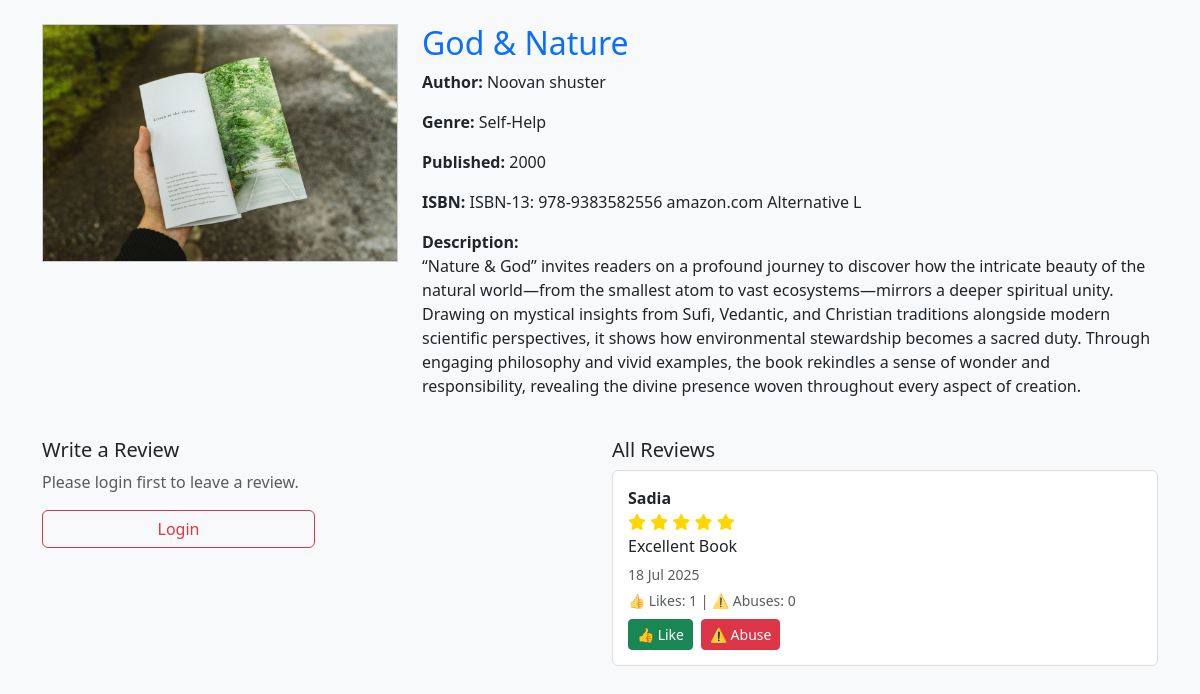
Screenshot of /user/book-details.php?id=3 with the database file from the repository.
### tables this page shows
CREATE TABLE `tblbooks` (
  `id` int(11) NOT NULL,
  `title` varchar(255) NOT NULL,
  `author` varchar(255) NOT NULL,
  `genre` varchar(100) NOT NULL,
  `publication_year` int(11) DEFAULT NULL,
  `isbn` varchar(50) DEFAULT NULL,
  `description` text DEFAULT NULL,
  `cover_image` varchar(255) DEFAULT NULL,
  `created_at` timestamp NOT NULL DEFAULT current_timestamp()
);

CREATE TABLE `tblreviews` (
  `id` int(11) NOT NULL,
  `user_id` int(11) NOT NULL,
  `book_id` int(11) NOT NULL,
  `rating` int(11) NOT NULL,
  `comment` text DEFAULT NULL,
  `created_at` timestamp NOT NULL DEFAULT current_timestamp(),
  `updated_at` timestamp NULL DEFAULT NULL
);

CREATE TABLE `tblusers` (
  `id` int(11) NOT NULL,
  `name` varchar(100) DEFAULT NULL,
  `email` varchar(100) DEFAULT NULL,
  `password` varchar(100) DEFAULT NULL,
  `profile_pic` varchar(100) DEFAULT NULL,
  `bio` text DEFAULT NULL,
  `created_at` timestamp NOT NULL DEFAULT current_timestamp()
);

### user/book-details.php (the view, shortened to what this page needs)
<?php
include '../dbconnection.php';
$book_id = (int)$_GET['id'];
$book_q = mysqli_query($conn, "SELECT * FROM tblbooks WHERE id=$book_id");
$book = mysqli_fetch_assoc($book_q);
$reviews = mysqli_query($conn, "
    SELECT r.*, u.name
    FROM tblreviews r
    JOIN tblusers u ON u.id = r.user_id
    WHERE r.book_id = $book_id
    ORDER BY r.created_at DESC
");
$user_review = null;
?>
<!DOCTYPE html>
<html lang="en">
<head>
  <link href="https://cdn.jsdelivr.net/npm/bootstrap@5.3.0/dist/css/bootstrap.min.css" rel="stylesheet">
  <link href="https://cdnjs.cloudflare.com/ajax/libs/font-awesome/6.4.0/css/all.min.css" rel="stylesheet">
</head>
<body>
<div class="container my-4">
  <div class="row">
    <div class="col-md-4">
      <?php if (!empty($book['cover_image']) && file_exists("../admin/uploads/{$book['cover_image']}")): ?>
        <img src="../admin/uploads/<?php echo $book['cover_image']; ?>" class="book-img" alt="Cover">
      <?php else: ?>
        <img src="default-cover.png" class="book-img" alt="No Cover">
      <?php endif; ?>
    </div>
    <div class="col-md-8">
      <h2 class="text-primary"><?php echo htmlspecialchars($book['title']); ?></h2>
      <p><strong>Author:</strong> <?php echo htmlspecialchars($book['author']); ?></p>
      <p><strong>Genre:</strong> <?php echo htmlspecialchars($book['genre']); ?></p>
      <p><strong>Published:</strong> <?php echo $book['publication_year']; ?></p>
      <p><strong>ISBN:</strong> <?php echo htmlspecialchars($book['isbn']); ?></p>
      <p><strong>Description:</strong><br><?php echo nl2br(htmlspecialchars($book['description'])); ?></p>
    </div>
  </div>
  <div class="row mt-4">
    <div class="col-md-6">
      <h5><?php echo $user_review ? 'Update Your Review' : 'Write a Review'; ?></h5>
      <?php if (isset($_SESSION['user_id'])): ?>
      <form method="post">
        <div class="mb-2">
          <label>Rating (1–5):</label>
          <select name="rating" class="form-select" required>
            <?php for ($i = 1; $i <= 5; $i++): ?>
              <option value="<?php echo $i; ?>" <?php echo ($user_review && $user_review['rating'] == $i) ? 'selected' : ''; ?>>
                <?php echo $i; ?> Star<?php echo $i > 1 ? 's' : ''; ?>
              </option>
            <?php endfor; ?>
          </select>
        </div>
        <div class="mb-2">
          <label>Comment:</label>
          <textarea name="comment" class="form-control" required><?php echo $user_review ? htmlspecialchars($user_review['comment']) : ''; ?></textarea>
        </div>
        <button type="submit" class="btn btn-primary w-100">Save Review</button>
      </form>
      <?php else: ?>
        <p class="text-muted">Please login first to leave a review.</p><a class="btn btn-outline-danger w-50" href="../user-login.php">Login</a>
      <?php endif; ?>
    </div>
    <div class="col-md-6">
      <h5>All Reviews</h5>
      <?php if (mysqli_num_rows($reviews) > 0): ?>
        <?php while ($r = mysqli_fetch_assoc($reviews)): ?>
          <div class="review-box">
            <strong><?php echo htmlspecialchars($r['name']); ?></strong>
            <div>
              <?php for ($i = 1; $i <= 5; $i++): ?>
                <i class="fas fa-star <?php echo $i <= $r['rating'] ? 'star' : ''; ?>"></i>
              <?php endfor; ?>
            </div>
            <p class="mb-1"><?php echo nl2br(htmlspecialchars($r['comment'])); ?></p>
            <small class="text-muted"><?php echo date("d M Y", strtotime($r['created_at'])); ?></small>
            <?php
              $rid = $r['id'];
              $likes = mysqli_fetch_assoc(mysqli_query($conn, "SELECT COUNT(*) as c FROM tblreview_feedback WHERE review_id=$rid AND action='like'"))['c'];
              $abuses = mysqli_fetch_assoc(mysqli_query($conn, "SELECT COUNT(*) as c FROM tblreview_feedback WHERE review_id=$rid AND action='abuse'"))['c'];
            ?>
            <small class="text-muted d-block mt-1">
              👍 Likes: <?php echo $likes; ?> | ⚠️ Abuses: <?php echo $abuses; ?>
            </small>
            <form method="post" class="d-flex gap-2 mt-2">
              <button type="submit" name="feedback_action" value="like" class="btn btn-sm btn-success">👍 Like</button>
              <button type="submit" name="feedback_action" value="abuse" class="btn btn-sm btn-danger">⚠️ Abuse</button>
            </form>
          </div>
        <?php endwhile; ?>
      <?php else: ?>
        <p class="text-muted">No reviews yet.</p>
      <?php endif; ?>
    </div>
  </div>
</div>
</body>
</html>

### user/book-details.php (style rules this page uses)
body { background: #f8f9fa; }
.book-img { width: 100%; max-height: 400px; object-fit: contain; border: 1px solid #ccc; background: #fff; }
.star { color: gold; }
.review-box { border: 1px solid #ddd; padding: 15px; background: #fff; border-radius: 6px; margin-bottom: 10px; }

### rows the page displays
tblbooks: cover_image (picture), title "God & Nature", author "Noovan shuster", genre "Self-Help", publication_year "2000", isbn "ISBN‑13: 978‑9383582556 amazon.com Alternative L", description "“Nature & God” invites readers on a profound journey to discover how the intricate beauty of the natural world—from the smallest atom to vast ecosystems—mirrors a deeper spiritual unity. Drawing on mystical insights from Sufi, Vedantic, and Christian traditions alongside modern scientific perspectives, it shows how environmental stewardship becomes a sacred duty. Through engaging philosophy and vivid examples, the book rekindles a sense of wonder and responsibility, revealing the divine presence woven throughout every aspect of creation."
tblreviews: user.name "Sadia", rating 5 (drawn), comment "Excellent Book", created_at "18 Jul 2025", likes "1", abuses "0"
